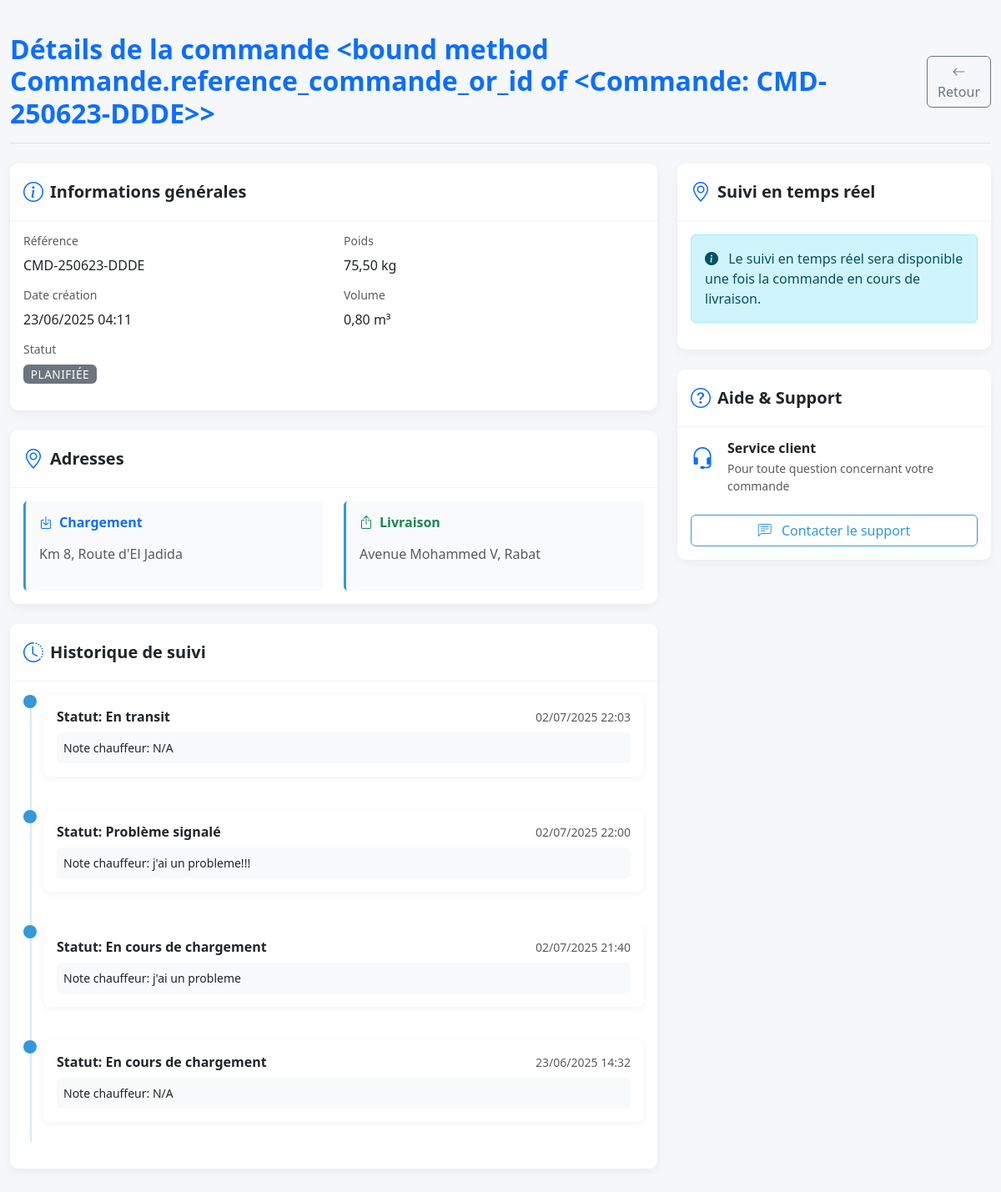
/mes-commandes/8/ (signed in), run on the app's committed database.
### transport/models.py (models this page shows, shortened)
class Commande(models.Model):
    client = models.ForeignKey(Client, on_delete=models.PROTECT, related_name='commandes', verbose_name="Client")
    reference_commande = models.CharField(max_length=50, unique=True, blank=True, verbose_name="Référence Commande")
    date_creation = models.DateTimeField(auto_now_add=True, verbose_name="Date de Création")
    description_marchandise = models.TextField(verbose_name="Description Marchandise")
    poids_kg = models.DecimalField(max_digits=10, decimal_places=2, verbose_name="Poids (kg)")
    volume_m3 = models.DecimalField(max_digits=10, decimal_places=2, null=True, blank=True, verbose_name="Volume (m³)")
    adresse_chargement = models.TextField(verbose_name="Adresse de Chargement")
    adresse_livraison = models.TextField(verbose_name="Adresse de Livraison")
    date_souhaitee_livraison = models.DateField(verbose_name="Date Souhaitée de Livraison")
    STATUT_COMMANDE_CHOICES = [
        ('en_attente_validation', 'En attente de validation'),
        ('paiement_en_attente', 'En attente de paiement'), # Statut après calcul du prix
        ('validee', 'Payée (Validée)'), # Nouveau nom pour plus de clarté
        ('planifiee', 'Planifiée'),
        ('en_cours_livraison', 'En cours de livraison'),
        ('livree', 'Livrée'),
        ('annulee', 'Annulée'),
    ]
    statut_commande = models.CharField(
        max_length=30,
        choices=STATUT_COMMANDE_CHOICES,
        default='en_attente_validation',
        verbose_name="Statut de la Commande"
    )
    montant_total = models.DecimalField(
        max_digits=10, decimal_places=2, null=True, blank=True, verbose_name="Montant Total (MAD)"
    )
    instructions_speciales = models.TextField(blank=True, null=True, verbose_name="Instructions Spéciales")
    motif_annulation = models.TextField(blank=True, null=True, verbose_name="Motif d'Annulation/Refus")
    def __str__(self):
        return self.reference_commande or f"Commande ID {self.id}"
    def reference_commande_or_id(self):
        return self.reference_commande or f"ID-{self.id}"
    @property
    def is_modifiable_ou_supprimable(self):
        return self.statut_commande in ['en_attente_validation', 'paiement_en_attente']
    class Meta:
        verbose_name = "Commande"
        verbose_name_plural = "Commandes"
        ordering = ['-date_creation']

class Suivi(models.Model):
    livraison = models.ForeignKey(Livraison, on_delete=models.CASCADE, related_name='evenements_suivi', verbose_name="Livraison Associée")
    timestamp_evenement = models.DateTimeField(default=timezone.now, verbose_name="Horodatage Événement")
    statut_reporte = models.CharField(max_length=100, verbose_name="Statut Reporté")
    localisation_texte = models.CharField(max_length=255, blank=True, null=True, verbose_name="Localisation (Texte)") # Alternative si pas de lat/lon
    photo_preuve_url = models.URLField(blank=True, null=True, verbose_name="URL Photo Preuve")
    signature_recepteur_url = models.URLField(blank=True, null=True, verbose_name="URL Signature Récepteur")
    notes_evenement = models.TextField(blank=True, null=True, verbose_name="Notes sur l'Événement")
    class Meta:
        verbose_name = "Événement de Suivi"
        verbose_name_plural = "Événements de Suivi"
        ordering = ['-timestamp_evenement']

### transport/views.py (the view)
# urls.py: path('mes-commandes/<int:pk>/', views.commande_detail, name='commande_detail'),
@login_required
def commande_detail(request, pk):
    try:
        client = request.user.client
    except Client.DoesNotExist:
        messages.error(request, "Accès réservé aux clients.")
        return redirect('transport:home')
    try:
        commande = get_object_or_404(Commande, pk=pk, client=client)
        suivi_events = []
        livraison = None
        if commande.livraisons.exists():
            livraison = commande.livraisons.first()
            suivi_events = Suivi.objects.filter(
                livraison=livraison
            ).order_by('-timestamp_evenement')
        context = {
            'commande': commande,
            'livraison': livraison,
            'suivi_events': suivi_events,
            'page_title': f"Détails de la commande {commande.reference_commande_or_id}",
            'can_modify': commande.is_modifiable_ou_supprimable,
        }
        return render(request, 'transport/detail_commande.html', context)
    except Exception as e:
        import logging
        logger = logging.getLogger(__name__)
        logger.error(f"Erreur dans detail_commande: {str(e)}")
        messages.error(request, "Une erreur est survenue lors de l'accès aux détails de la commande.")
        return redirect('transport:mes_commandes')

### transport/templates/transport/detail_commande.html (shortened to what this page needs)
<!DOCTYPE html>
<html lang="fr">
<head>
    <link href="https://cdn.jsdelivr.net/npm/bootstrap@5.3.0/dist/css/bootstrap.min.css" rel="stylesheet">
    <link rel="stylesheet" href="https://cdn.jsdelivr.net/npm/bootstrap-icons@1.10.0/font/bootstrap-icons.css">
    <link rel="stylesheet" href="https://unpkg.com/leaflet@1.9.3/dist/leaflet.css" />
</head>
<body>
    <div class="container-fluid py-4">
        <div class="row mb-4">
            <div class="col-12">
                <div class="page-header d-flex justify-content-between align-items-center">
                    <h2 class="mb-0 fw-bold text-primary">{{ page_title }}</h2>
                    <div>
                        <a href="{% url 'transport:mes_commandes' %}" class="btn btn-outline-secondary">
                            <i class="bi bi-arrow-left"></i> Retour
                        </a>
                    </div>
                </div>
            </div>
        </div>
        <div class="row">
            <div class="col-lg-8">
                <div class="card">
                    <div class="card-header bg-white py-3 d-flex align-items-center">
                        <i class="bi bi-info-circle fs-4 text-primary me-2"></i>
                        <h5 class="mb-0 fw-semibold">Informations générales</h5>
                    </div>
                    <div class="card-body">
                        <div class="row">
                            <div class="col-md-6">
                                <div class="mb-3">
                                    <h6 class="text-muted small">Référence</h6>
                                    <p class="fw-medium">{{ commande.reference_commande_or_id }}</p>
                                </div>
                                <div class="mb-3">
                                    <h6 class="text-muted small">Date création</h6>
                                    <p class="fw-medium">{{ commande.date_creation|date:"d/m/Y H:i" }}</p>
                                </div>
                                <div class="mb-3">
                                    <h6 class="text-muted small">Statut</h6>
                                    <span class="status-badge badge bg-{% if commande.statut_commande == 'livree' %}success
                                    {% elif commande.statut_commande == 'en_cours_livraison' %}primary
                                    {% elif commande.statut_commande == 'annulee' %}danger
                                    {% elif commande.statut_commande == 'en_attente_validation' %}warning
                                    {% else %}secondary{% endif %}">
                                        {{ commande.get_statut_commande_display }}
                                    </span>
                                </div>
                            </div>
                            <div class="col-md-6">
                                <div class="mb-3">
                                    <h6 class="text-muted small">Poids</h6>
                                    <p class="fw-medium">{{ commande.poids_kg }} kg</p>
                                </div>
                                {% if commande.volume_m3 %}
                                <div class="mb-3">
                                    <h6 class="text-muted small">Volume</h6>
                                    <p class="fw-medium">{{ commande.volume_m3 }} m³</p>
                                </div>
                                {% endif %}
                            </div>
                        </div>
                    </div>
                </div>
                <div class="card">
                    <div class="card-header bg-white py-3 d-flex align-items-center">
                        <i class="bi bi-geo-alt fs-4 text-primary me-2"></i>
                        <h5 class="mb-0 fw-semibold">Adresses</h5>
                    </div>
                    <div class="card-body">
                        <div class="row">
                            <div class="col-md-6 mb-3 mb-md-0">
                                <div class="address-card">
                                    <h6 class="text-primary fw-semibold mb-3">
                                        <i class="bi bi-box-arrow-in-down me-2"></i>Chargement
                                    </h6>
                                    <div class="text-muted">{{ commande.adresse_chargement|linebreaks }}</div>
                                </div>
                            </div>
                            <div class="col-md-6">
                                <div class="address-card">
                                    <h6 class="text-success fw-semibold mb-3">
                                        <i class="bi bi-box-arrow-up me-2"></i>Livraison
                                    </h6>
                                    <div class="text-muted">{{ commande.adresse_livraison|linebreaks }}</div>
                                </div>
                            </div>
                        </div>
                    </div>
                </div>
                {% if suivi_events %}
                <div class="card">
                    <div class="card-header bg-white py-3 d-flex align-items-center">
                        <i class="bi bi-clock-history fs-4 text-primary me-2"></i>
                        <h5 class="mb-0 fw-semibold">Historique de suivi</h5>
                    </div>
                    <div class="card-body">
                        <div class="timeline">
                            {% for event in suivi_events %}
                            <div class="timeline-item mb-3">
                                <div class="timeline-badge"></div>
                                <div class="timeline-content">
                                    <div class="d-flex justify-content-between align-items-center mb-1">
                                        <h6 class="mb-0 fw-semibold">{{ event.statut_reporte }}</h6>
                                        <small class="text-muted">{{ event.timestamp_evenement|date:"d/m/Y H:i" }}</small>
                                    </div>
                                    {% if event.notes_evenement %}
                                        <div class="bg-light p-2 rounded mt-2">
                                            <p class="mb-0 small">{{ event.notes_evenement }}</p>
                                        </div>
                                    {% endif %}
                                </div>
                            </div>
                            {% endfor %}
                        </div>
                    </div>
                </div>
                {% endif %}
            </div>
            <div class="col-lg-4">
                <div class="card">
                    <div class="card-header bg-white py-3 d-flex align-items-center">
                        <i class="bi bi-geo-alt fs-4 text-primary me-2"></i>
                        <h5 class="mb-0 fw-semibold">Suivi en temps réel</h5>
                    </div>
                    <div class="card-body">
                        {% if commande.statut_commande == 'en_cours_livraison' %}
                            <div id="map"></div>
                            <div class="tracking-progress mt-3">
                                <div class="progress-step completed">
                                    <div class="step-icon">
                                        <i class="bi bi-check-lg"></i>
                                    </div>
                                    <div class="step-content">
                                        <div class="step-title">Commande préparée</div>
                                        <div class="step-details">Votre colis a été emballé et est prêt à être expédié</div>
                                    </div>
                                    <div class="step-connector completed"></div>
                                </div>
                                <div class="progress-step active">
                                    <div class="step-icon">
                                        <i class="bi bi-truck"></i>
                                    </div>
                                    <div class="step-content">
                                        <div class="step-title">En cours de livraison</div>
                                        <div class="step-details" id="current-location">
                                            <i class="bi bi-geo-alt-fill text-primary me-1"></i>
                                            <span id="location-text">Localisation en cours de mise à jour...</span>
                                        </div>
                                    </div>
                                    <div class="step-connector"></div>
                                </div>
                                <div class="progress-step pending">
                                    <div class="step-icon">
                                        <i class="bi bi-house-check"></i>
                                    </div>
                                    <div class="step-content">
                                        <div class="step-title">Livraison effectuée</div>
                                        <div class="step-details">Votre colis sera bientôt livré</div>
                                    </div>
                                </div>
                            </div>
                        {% elif commande.statut_commande == 'livree' %}
                            <div class="alert alert-success">
                                <i class="bi bi-check-circle-fill me-2"></i>
                                Votre commande a été livrée avec succès le {{ commande.date_livraison|date:"d/m/Y" }}
                            </div>
                            <div id="map"></div>
                        {% else %}
                            <div class="alert alert-info">
                                <i class="bi bi-info-circle-fill me-2"></i>
                                Le suivi en temps réel sera disponible une fois la commande en cours de livraison.
                            </div>
                        {% endif %}
                    </div>
                </div>
                <div class="card">
                    <div class="card-header bg-white py-3 d-flex align-items-center">
                        <i class="bi bi-question-circle fs-4 text-primary me-2"></i>
                        <h5 class="mb-0 fw-semibold">Aide & Support</h5>
                    </div>
                    <div class="card-body">
                        <div class="d-flex mb-3">
                            <div class="me-3 text-primary">
                                <i class="bi bi-headset fs-3"></i>
                            </div>
                            <div>
                                <h6 class="fw-semibold mb-1">Service client</h6>
                                <p class="text-muted small mb-0">Pour toute question concernant votre commande</p>
                            </div>
                        </div>
<a href="#" class="btn btn-outline-primary w-100 mt-2" data-bs-toggle="modal" data-bs-target="#supportModal">
    <i class="bi bi-chat-left-text me-2"></i> Contacter le support
</a>
                    </div>
                </div>
            </div>
        </div>
    </div>
</body>
</html>

### data on the page
Commande: reference_commande_or_id "CMD-250623-DDDE", date_creation "23/06/2025 04:11", statut_commande "PLANIFIÉE", poids_kg "75,50", volume_m3 "0,80", adresse_chargement "Km 8, Route d'El Jadida", adresse_livraison "Avenue Mohammed V, Rabat"
Suivi: statut_reporte "Statut: En transit", timestamp_evenement "02/07/2025 22:03", notes_evenement "Note chauffeur: N/A"
Suivi: statut_reporte "Statut: Problème signalé", timestamp_evenement "02/07/2025 22:00", notes_evenement "Note chauffeur: j'ai un probleme!!!"
Suivi: statut_reporte "Statut: En cours de chargement", timestamp_evenement "02/07/2025 21:40", notes_evenement "Note chauffeur: j'ai un probleme"
Suivi: statut_reporte "Statut: En cours de chargement", timestamp_evenement "23/06/2025 14:32", notes_evenement "Note chauffeur: N/A"

### other printed values
{{ page_title }} "Détails de la commande <bound method Commande.reference_commande_or_id of <Commande: CMD-250623-DDDE>>"
